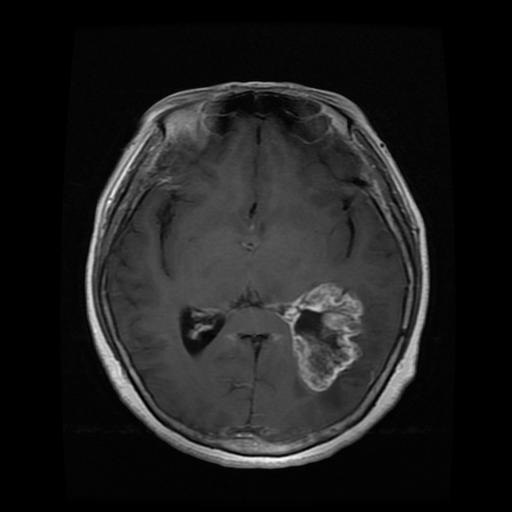
#> input picture gg (9).jpg, 512 x 512 px, found by its file name
$ python 'Test_trans_image_to graph.py'
#> lines starting #> are read from the running program, lines starting #| are printed output that depends on the picture; after the words box and inside, x2 and y2 are one past the last pixel; in counts of white or black regions, pixels touching at a corner belong together
import numpy as np
import cv2 as cv
import glob
import networkx as nx
import matplotlib.pyplot as plt
import scipy
from scipy.spatial import distance
img =cv.imread("D:\Hoc_ky_212_2022\De_cuong_luan_van_tot_nghiep\gg (9).jpg",cv.IMREAD_GRAYSCALE)
#> img is the input picture: shape (512, 512); min 0, max 255, mean 30.5
cat,img_1 = cv.threshold(img,127,255,cv.THRESH_BINARY)
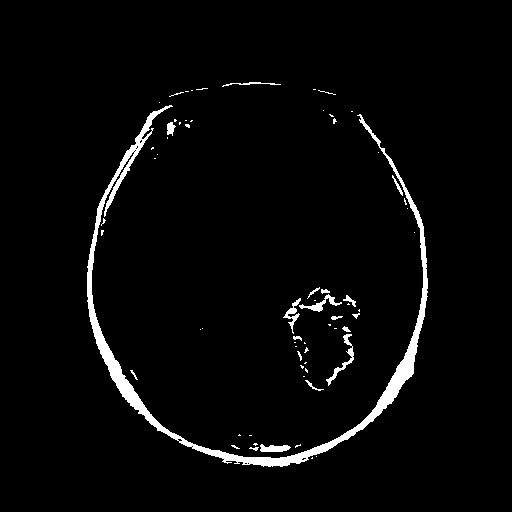
#> img_1: shape (512, 512); 3.1% white; 67 white regions (48 under 20 px), largest, box (x1, y1, x2, y2) and area: (87, 105, 428, 467) 6518, (326, 334, 354, 386) 248, (299, 294, 342, 312) 207
#image = cv.adaptiveThreshold(img,255,cv.ADAPTIVE_THRESH_GAUSSIAN_C,cv.THRESH_BINARY,8,2)
image = cv.resize(img_1, (50,50))
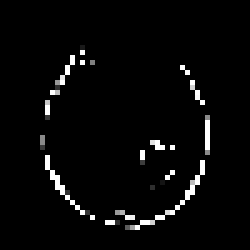
#> image: shape (50, 50) (shown 5 times larger); min 0, max 255, mean 8.1


#CONSTRUCTION OF HORIZONTAL EDGES
hx, hy = np.where(image[1:] & image[:-1]) #horizontal edge start positions
#> hx = 39 values from 9 to 38; hy = 39 values, max 41 at index 13, min 8 at index 17, mean 24.13
h_units = np.array([hx, hy]).T
#> h_units = 39 pairs, first value 9 to 38, second value 8 to 41
h_starts = [tuple(n) for n in h_units]
#> h_starts has the same summary as h_units
h_ends = [tuple(n) for n in h_units + (1, 0)] #end positions = start positions shifted by vector (1,0)
#> h_ends = 39 pairs, first value 10 to 39, second value 8 to 41
horizontal_edges = zip(h_starts, h_ends)

#CONSTRUCTION OF VERTICAL EDGES
vx, vy = np.where(image[:,1:] & image[:,:-1]) #vertical edge start positions
#> vx = 21 values from 13 to 45; vy = 21 values, max 38 at index 6, min 10 at index 2, mean 23.57
v_units = np.array([vy, vx]).T
#> v_units = 21 rows, first 8: [13, 13], [11, 16], [10, 18], [30, 28], [31, 29], [10, 35], [38, 36], [11, 37]
v_starts = [tuple(n) for n in v_units]
#> v_starts = [(13, 13), (11, 16), (10, 18), (30, 28), (31, 29), (10, 35), (38, 36), (11, 37), (38, 37), (12, 38), (37, 38), (16, 42), (23, 42), (33, 42), (25, 43), (31, 43), (21, 44), (22, 44), (28, 44), (29, 44), (26, 45)]
v_ends = [tuple(n) for n in v_units + (0, 1)] #end positions = start positions shifted by vector (0,1)
#> v_ends = [(13, 14), (11, 17), (10, 19), (30, 29), (31, 30), (10, 36), (38, 37), (11, 38), (38, 38), (12, 39), (37, 39), (16, 43), (23, 43), (33, 43), (25, 44), (31, 44), (21, 45), (22, 45), (28, 45), (29, 45), (26, 46)]
vertical_edges = zip(v_starts, v_ends)

G = nx.Graph()
G.add_edges_from(horizontal_edges)
G.add_edges_from(vertical_edges)

nx.draw(G)
plt.show()
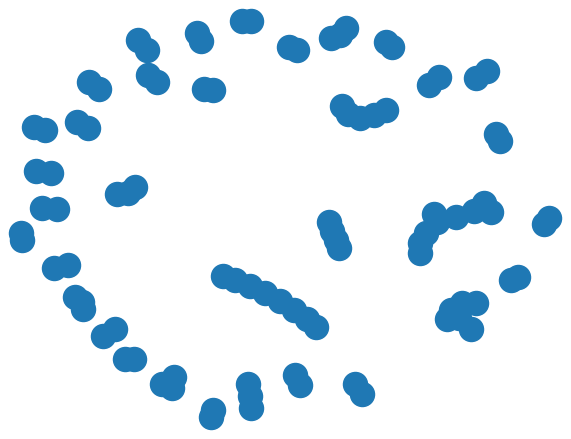
#> figure drawn by matplotlib, 1 panel
